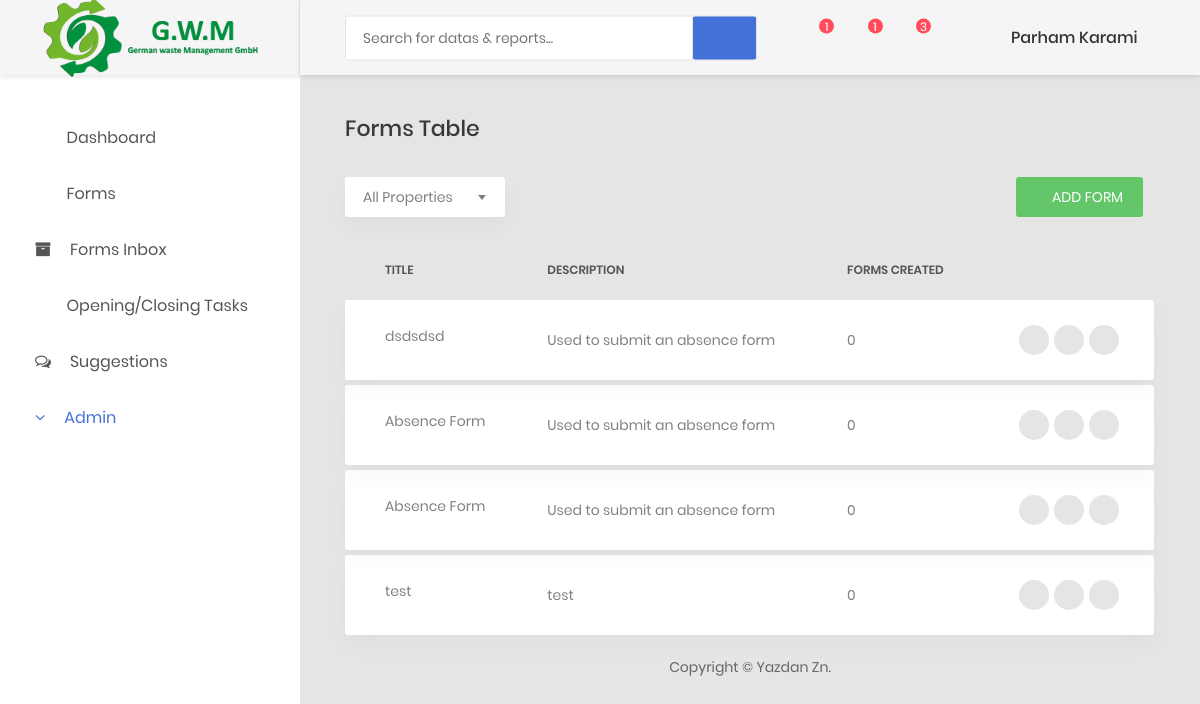
Page /dashboard/forms-admin/ (signed in) on the earlier database version.
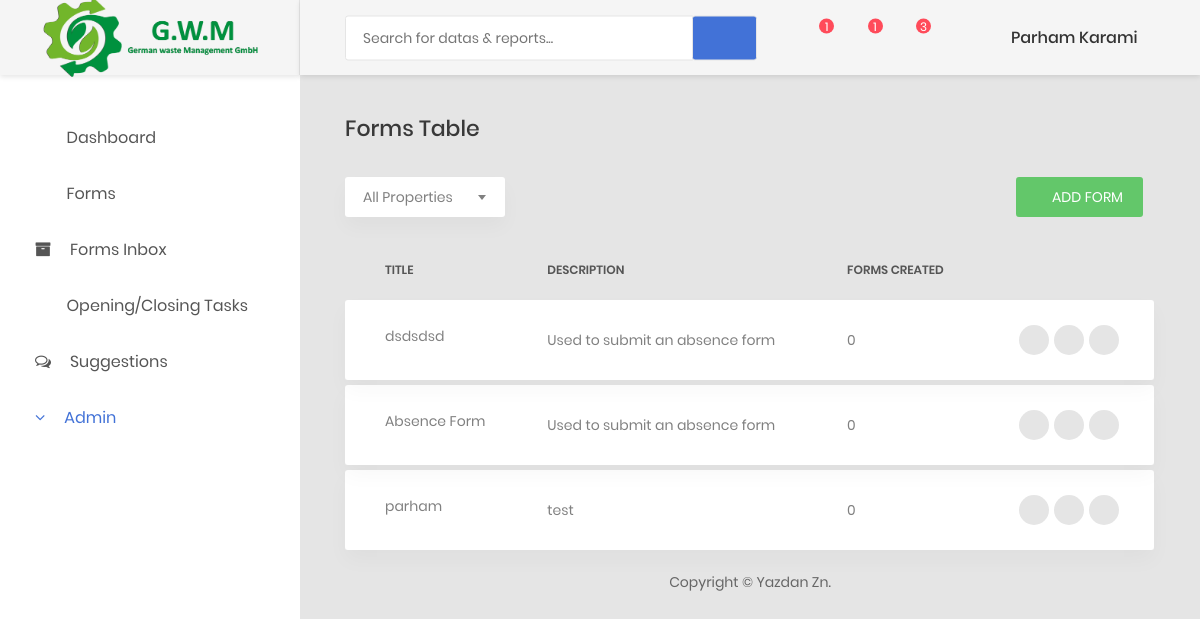
Same page on the later database version.
### dashboard/models.py (models this page shows, shortened)
class FormSample(models.Model):
    title = models.CharField(max_length=50)
    description = models.TextField()
    fields = models.JSONField(null=True) # Type: , Value:
    transitions = models.JSONField(null=True)
    theme_color = models.CharField(null=True,max_length=50)

### dashboard/views.py (the view, shortened to what this page needs)
# urls.py: path("forms-admin/", views.dashboard_forms_admin, name="forms-admin"),
def dashboard_forms_admin(request):
    if not request.user.is_authenticated:
        return redirect("login")
    ROLES_filtered = []
    for r1, r2 in ROLES:
        ROLES_filtered.append(r1)
    if request.method == "GET":
        all_sample_forms = list(FormSample.objects.all())
        for sample in all_sample_forms:
            sample.fields = list(sample.fields)
            sample.transitions = json.loads(sample.transitions)
        return render(request, 'dashboard/forms-admin.html',{'page':'forms-admin',"formsamples":all_sample_forms,"roles":ROLES_filtered})

### dashboard/templates/dashboard/forms-admin.html (shortened to what this page needs)
{% extends 'dashboard/base.html' %}
{% block content %}
    <div class="row">
        <div class="col-md-12">
            <h3 class="title-5 m-b-35">Forms Table</h3>
            <div class="table-data__tool">
                <div class="table-data__tool-left">
                    <div class="rs-select2--light rs-select2--md">
                    </div>
                </div>
                <div class="table-data__tool-right">
                    <button onclick="location.href='{% url "newform" %}';" class="au-btn au-btn-icon au-btn--green au-btn--small">
                        <i class="zmdi zmdi-plus" ></i>add form</button>
                </div>
            </div>
            <div class="table-responsive table-responsive-data2">
                <table class="table table-data2">
                    <thead>
                        <tr>
                            <th>title</th>
                            <th>description</th>
                            <th>forms created</th>
                            <th></th>
                        </tr>
                    </thead>
                    <tbody>
                        {% for formsample in  formsamples   %}
                            <tr class="spacer"></tr>
                            <tr class="tr-shadow">
                                <td>{{formsample.title}}</td>
                                <td>{{formsample.description}}</td>
                                <td> 0</td>
                                <td>
                                    <div class="table-data-feature">
                                        <button class="item" data-toggle="modal" data-target='#edit_{{formsample.id}}' data-placement="top" title="Edit">
                                            <i class="zmdi zmdi-edit"></i>
                                        </button>
                                        <button class="item" data-toggle="modal" data-target='#delete_{{formsample.id}}' data-placement="top" title="Delete">
                                             <i class="zmdi zmdi-delete"></i>
                                        </button>
                                        <button class="item" data-toggle="tooltip" data-placement="top" title="More">
                                            <i class="zmdi zmdi-more"></i>
                                        </button>
                                    </div>
                                </td>
                            </tr>
                        {% endfor %}
                    </tbody>
                </table>
            </div>
        </div>
    </div>
{% endblock content %}

Differences in the rows shown:
removed FormSample: title "Absence Form", description "Used to submit an absence form"
removed FormSample: title "test", description "test"
added FormSample: title "parham", description "test"
